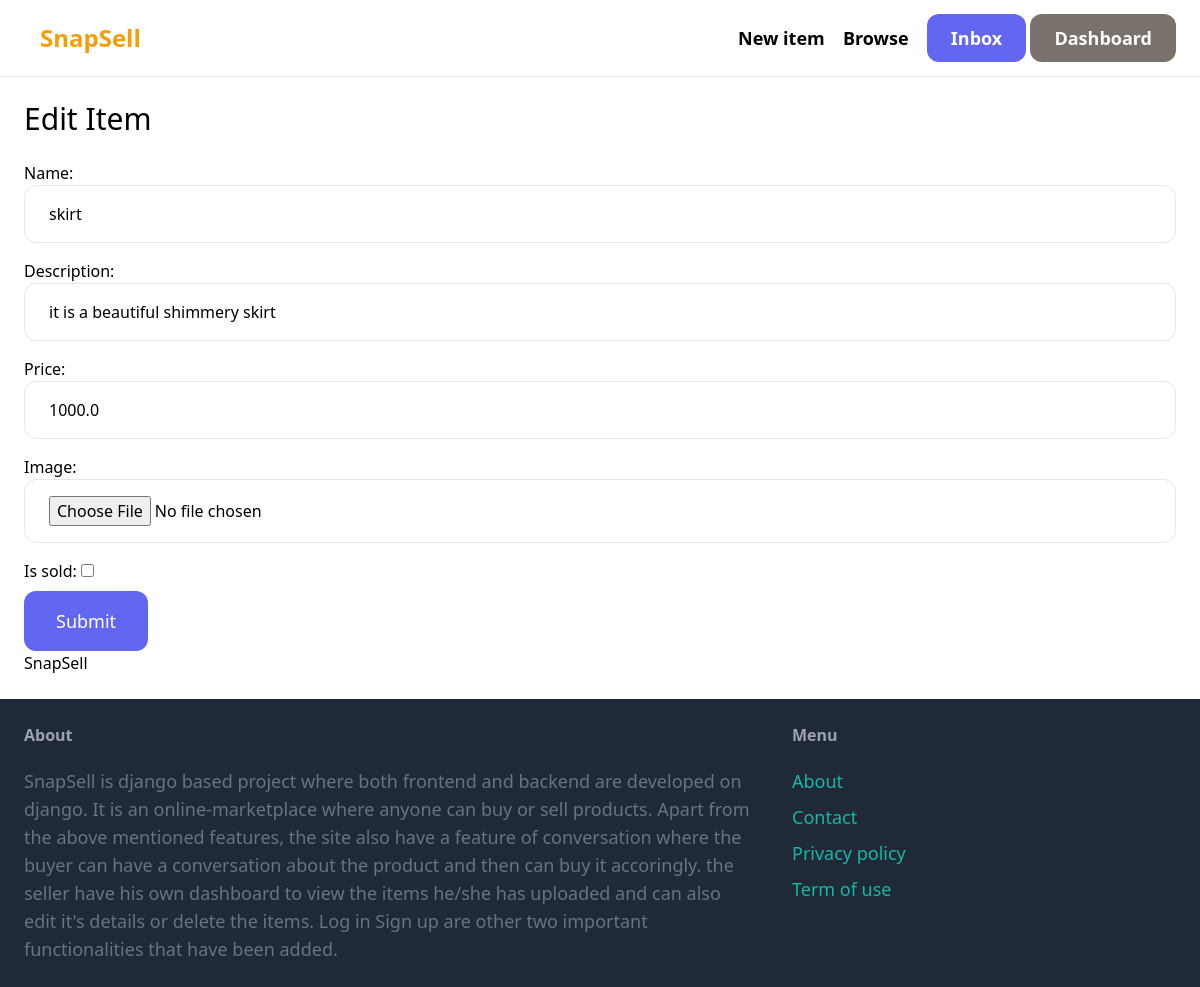
/item/8/edit/ (signed in), run on the app's committed database.
### items/models.py (models this page shows, shortened)
class Item(models.Model):
    category = models.ForeignKey(Category, related_name='items', on_delete=models.CASCADE)
    name = models.CharField(max_length=255)
    description = models.TextField(blank=True, null=True)
    price = models.FloatField()
    image = models.ImageField(upload_to='item_images', blank=True, null=True)
    is_sold = models.BooleanField(default=False)
    created_by = models.ForeignKey(User, related_name='items', on_delete=models.CASCADE)
    created_at = models.DateTimeField(auto_now_add=True)

### items/views.py (the view)
# urls.py: path('<int:pk>/edit/', views.edit, name='edit'),
@login_required
def edit(request, pk):
    item = get_object_or_404(Item, pk=pk, created_by=request.user)
    if request.method == 'POST':
        form = EditItemForm(request.POST, request.FILES, instance=item)
        if form.is_valid():
            item.save()
            return redirect('items:detail', pk=item.id)
    form = EditItemForm(instance=item)
    return render(request, 'items/form.html', {
        'title': 'Edit Item',
        'form': form
    })

### items/forms.py
class EditItemForm(forms.ModelForm):
    class Meta:
        model = Item
        fields = ('name', 'description', 'price', 'image', 'is_sold')
    name = forms.CharField(widget=forms.TextInput(attrs={
        'placeholder': 'name',
        'class': 'w-full py-4 px-6 rounded-xl border'
    }))
    description = forms.CharField(widget=forms.TextInput(attrs={
        'placeholder': 'description',
        'class': 'w-full py-4 px-6 rounded-xl border'
    }))
    price = forms.CharField(widget=forms.TextInput(attrs={
        'placeholder': 'price',
        'class': 'w-full py-4 px-6 rounded-xl border'
    }))
    image = forms.FileField(widget=forms.FileInput(attrs={
        'placeholder': 'image',
        'class': 'w-full py-4 px-6 rounded-xl border'
    }))

### items/templates/items/form.html (shortened to what this page needs)
{% extends 'core/base.html' %}
{%block content %}
<h1 class="mb-6 text-3xl">{{title}}</h1>
<form method="post" action="." enctype="multipart/form-data">
    <div class = "space-y-4">
        {{form.as_p}}
    </div>
    <button class="py-4 px-8 text-lg bg-indigo-500 mt-2 hover:bg-indigo-700 rounded-xl text-white">Submit</button>
</form>
{% endblock %}

### data on the page
Item: name "skirt", description "it is a beautiful shimmery skirt", price "1000.0"

### other printed values
{{ title }} "Edit Item"
